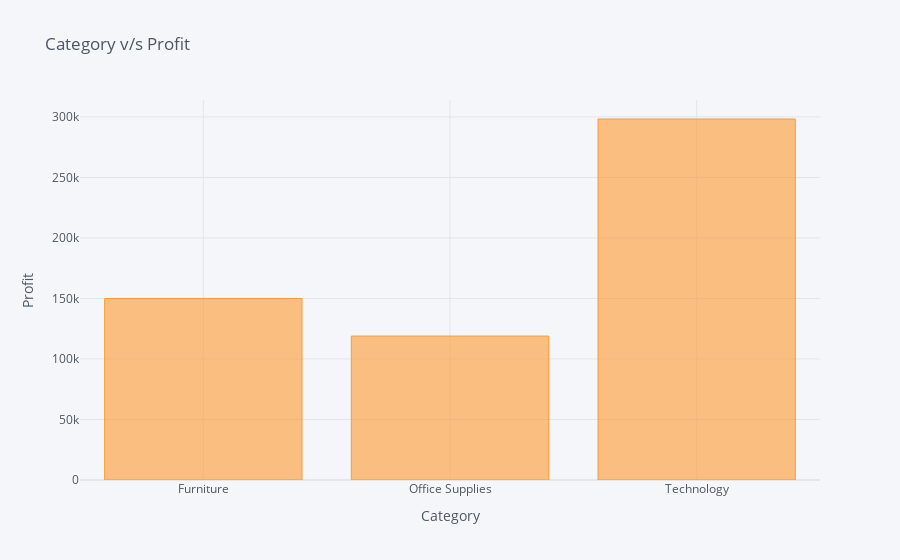

Here is the notebook cell this chart was saved with:
### Code cell
data_bar.iplot(kind='bar', x='Category', y='Profit',
             xTitle='Category', yTitle='Profit', 
              title='Category v/s Profit')

### Figure 1 — Plotly figure (JSON) as saved in the notebook; plotly's stock layout.template omitted (floating-point values rounded to 4 significant figures)
{"data": [{"marker": {"color": "rgba(255, 153, 51, 0.6)", "line": {"color": "rgba(255, 153, 51, 1.0)", "width": 1}}, "name": "Profit", "orientation": "v", "text": "", "type": "bar", "x": ["Furniture", "Office Supplies", "Technology"], "y": [150000.0, 118900.0, 298300.0]}], "layout": {"legend": {"bgcolor": "#F5F6F9", "font": {"color": "#4D5663"}}, "paper_bgcolor": "#F5F6F9", "plot_bgcolor": "#F5F6F9", "title": {"font": {"color": "#4D5663"}, "text": "Category v/s Profit"}, "xaxis": {"gridcolor": "#E1E5ED", "showgrid": true, "tickfont": {"color": "#4D5663"}, "title": {"font": {"color": "#4D5663"}, "text": "Category"}, "zerolinecolor": "#E1E5ED"}, "yaxis": {"gridcolor": "#E1E5ED", "showgrid": true, "tickfont": {"color": "#4D5663"}, "title": {"font": {"color": "#4D5663"}, "text": "Profit"}, "zerolinecolor": "#E1E5ED"}}}
